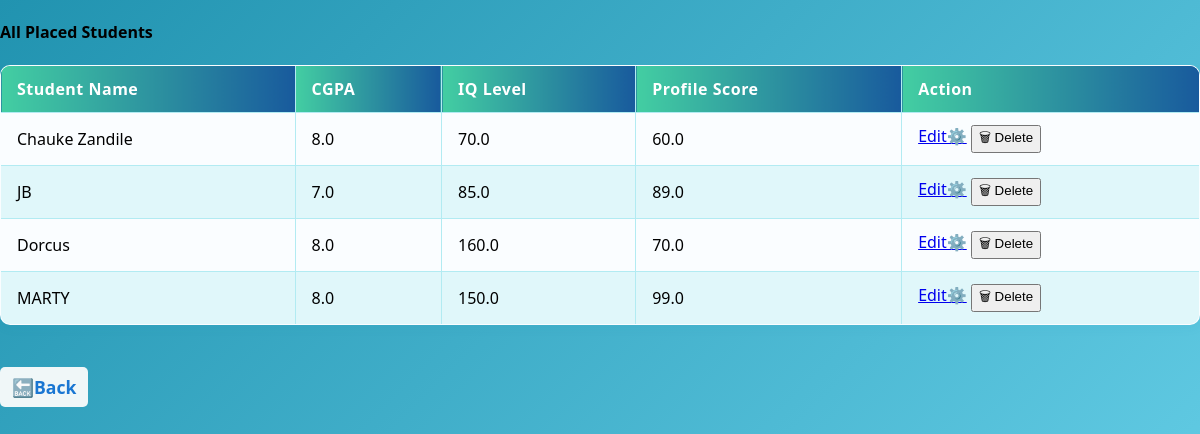
The page /my_placed_students (signed in) on the database its author committed.
### tables this page shows
CREATE TABLE placed_students(
        Id INTEGER PRIMARY KEY AUTOINCREMENT,
        User_id INTEGER,
        Student_name TEXT NOT NULL,
        CGPA REAL,
        IQ_level REAL,
        Profile_score REAL,
        FOREIGN KEY(User_id) REFERENCES users(id)
    );

### app.py (the view)
@app.route("/my_placed_students")
@login_required
def my_placed_students():
    user_id=session.get("user_id")
    conn=get_db_connection()
    placed_students=conn.execute("SELECT * FROM placed_students WHERE User_id=?", (user_id,)).fetchall()
    conn.close()
    return render_template("my_placed_students.html", placed_students=placed_students)

### app.py (called while the page is built)
def get_db_connection():
    conn=sqlite3.connect(DATABASE)
    conn.row_factory=sqlite3.Row
    return conn

def login_required(f):
    @wraps(f)
    def wrapper(*args,**kwargs):
        if "user_id" not in session:
            flash("Please log in to continue.","warning")
            return redirect(url_for("login"))
        return f(*args,**kwargs)
    return wrapper

@app.before_request
def save_last_page():
    if request.endpoint not in ("login", "logout", "register", "static", "home"):
        session["prev_page"] = request.path

@app.context_processor
def inject_user_role():
    return dict(is_admin=session.get("is_admin"))

### templates/my_placed_students.html (shortened to what this page needs)
<!DOCTYPE html>
<html>
<head>
</head>
<body>
    {% if placed_students %}
<h4 class="mt-5 mb-3">All Placed Students</h4>
<div style="overflow-x:auto;">
  <table class="table" border="1" cellpadding="8" style="width:100%;background:#fafdff">
    <thead>
      <tr style="background: linear-gradient(90deg,#43cea2 0%, #185a9d 100%); color:#fff;">
        <th>Student Name</th>
        <th>CGPA</th>
        <th>IQ Level</th>
        <th>Profile Score</th>
        <th>Action</th>
      </tr>
    </thead>
    <tbody>
      {% for student in placed_students %}
      <tr>
        <td>{{ student.Student_name }}</td>
        <td>{{ student.CGPA }}</td>
        <td>{{ student.IQ_level }}</td>
        <td>{{ student.Profile_score }}</td>
        <td>
           <a href="{{ url_for('edit_student', student_id=student.Id) }}">Edit⚙️</a>
           <form action="{{ url_for('delete_student', student_id=student.Id) }}" method="post" style="display:inline;">
           <button type="submit" onclick="return confirm('Are you sure you want to delete this student?');">🗑 Delete</button>
           </form>
        </td>
      </tr>
      {% endfor %}
    </tbody>
  </table>
  <a style="margin-top: 20px; display: inline-block; background-color: #f0f7f8;
  border-radius: 5px; padding: 8px 12px;" href="{{ url_for('predict_page')}}" class="back-link" >🔙Back</a>
</div>
{% endif %}
</body>
</html>

### templates/my_placed_students.html (style rules this page uses)
body { font-family: 'Segoe UI', Arial, sans-serif; margin: 0; padding: 0; background: linear-gradient(135deg, #2193b0 0%, #6dd5ed 100%); min-height: 100vh; }
table { border-collapse: collapse; width: 100%; background: #fafdff; margin-bottom: 22px; border-radius: 10px; overflow: hidden; box-shadow: 0 2px 12px rgba(33,147,176,0.07); }
th, td { border: 1px solid #b2ebf2; padding: 12px 16px; text-align: left; }
th { background: linear-gradient(90deg, #43cea2 0%, #185a9d 100%); color: #fff; font-weight: 600; letter-spacing: 0.5px; }
tr:nth-child(even) { background: #e0f7fa; }
.back-link { text-decoration: none; color: #1976d2; font-weight: bold; font-size: 1.1em; margin-top: 10px; display: inline-block; }

### rows shown on the page
placed_students: Student_name "Chauke Zandile", CGPA "8.0", IQ_level "70.0", Profile_score "60.0"
placed_students: Student_name "JB", CGPA "7.0", IQ_level "85.0", Profile_score "89.0"
placed_students: Student_name "Dorcus", CGPA "8.0", IQ_level "160.0", Profile_score "70.0"
placed_students: Student_name "MARTY", CGPA "8.0", IQ_level "150.0", Profile_score "99.0"
